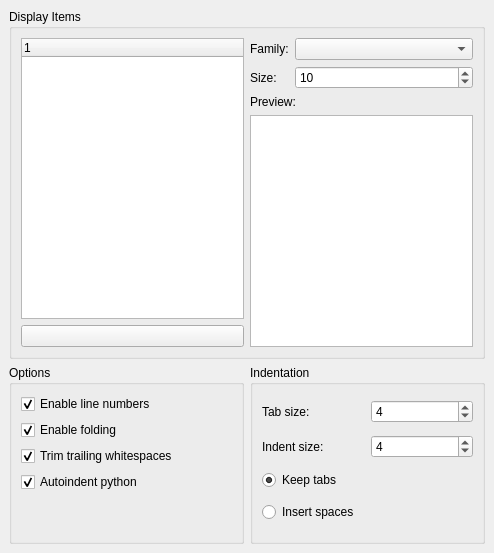
<?xml version="1.0" encoding="UTF-8"?>
<ui version="4.0">
 <class>Gui::Dialog::DlgEditorSettings</class>
 <widget class="QWidget" name="Gui::Dialog::DlgEditorSettings">
  <property name="geometry">
   <rect>
    <x>0</x>
    <y>0</y>
    <width>494</width>
    <height>553</height>
   </rect>
  </property>
  <property name="windowTitle">
   <string>Editor</string>
  </property>
  <layout class="QGridLayout">
   <property name="leftMargin">
    <number>9</number>
   </property>
   <property name="topMargin">
    <number>9</number>
   </property>
   <property name="rightMargin">
    <number>9</number>
   </property>
   <property name="bottomMargin">
    <number>9</number>
   </property>
   <property name="spacing">
    <number>6</number>
   </property>
   <item row="1" column="0">
    <widget class="QGroupBox" name="GroupBox2">
     <property name="title">
      <string>Options</string>
     </property>
     <layout class="QVBoxLayout">
      <property name="spacing">
       <number>6</number>
      </property>
      <property name="leftMargin">
       <number>9</number>
      </property>
      <property name="topMargin">
       <number>9</number>
      </property>
      <property name="rightMargin">
       <number>9</number>
      </property>
      <property name="bottomMargin">
       <number>9</number>
      </property>
      <item>
       <widget class="Gui::PrefCheckBox" name="EnableLineNumber">
        <property name="focusPolicy">
         <enum>Qt::TabFocus</enum>
        </property>
        <property name="text">
         <string>Enable line numbers</string>
        </property>
        <property name="checked">
         <bool>true</bool>
        </property>
        <property name="prefEntry" stdset="0">
         <cstring>EnableLineNumber</cstring>
        </property>
        <property name="prefPath" stdset="0">
         <cstring>Editor</cstring>
        </property>
       </widget>
      </item>
      <item>
       <widget class="Gui::PrefCheckBox" name="EnableFolding">
        <property name="text">
         <string>Enable folding</string>
        </property>
        <property name="checked">
         <bool>true</bool>
        </property>
        <property name="prefEntry" stdset="0">
         <cstring>EnableFolding</cstring>
        </property>
        <property name="prefPath" stdset="0">
         <cstring>Editor</cstring>
        </property>
       </widget>
      </item>
      <item>
       <widget class="Gui::PrefCheckBox" name="EnableTrimTrailingWhitespaces">
        <property name="focusPolicy">
         <enum>Qt::TabFocus</enum>
        </property>
        <property name="text">
         <string>Trim trailing whitespaces</string>
        </property>
        <property name="checked">
         <bool>true</bool>
        </property>
        <property name="prefEntry" stdset="0">
         <cstring>EnableTrimTrailingWhitespaces</cstring>
        </property>
        <property name="prefPath" stdset="0">
         <cstring>Editor</cstring>
        </property>
       </widget>
      </item>
      <item>
       <widget class="Gui::PrefCheckBox" name="EnableAutoIndent">
        <property name="focusPolicy">
         <enum>Qt::TabFocus</enum>
        </property>
        <property name="text">
         <string>Autoindent python</string>
        </property>
        <property name="checked">
         <bool>true</bool>
        </property>
        <property name="prefEntry" stdset="0">
         <cstring>EnableAutoIndent</cstring>
        </property>
        <property name="prefPath" stdset="0">
         <cstring>Editor</cstring>
        </property>
       </widget>
      </item>
      <item>
       <spacer>
        <property name="orientation">
         <enum>Qt::Vertical</enum>
        </property>
        <property name="sizeType">
         <enum>QSizePolicy::Ignored</enum>
        </property>
        <property name="sizeHint" stdset="0">
         <size>
          <width>20</width>
          <height>40</height>
         </size>
        </property>
       </spacer>
      </item>
     </layout>
    </widget>
   </item>
   <item row="1" column="1">
    <widget class="QGroupBox" name="groupBoxIndent">
     <property name="title">
      <string>Indentation</string>
     </property>
     <layout class="QGridLayout">
      <property name="leftMargin">
       <number>9</number>
      </property>
      <property name="topMargin">
       <number>9</number>
      </property>
      <property name="rightMargin">
       <number>9</number>
      </property>
      <property name="bottomMargin">
       <number>9</number>
      </property>
      <property name="spacing">
       <number>6</number>
      </property>
      <item row="3" column="0" colspan="2">
       <widget class="Gui::PrefRadioButton" name="radioSpaces">
        <property name="text">
         <string>Insert spaces</string>
        </property>
        <property name="prefEntry" stdset="0">
         <cstring>Spaces</cstring>
        </property>
        <property name="prefPath" stdset="0">
         <cstring>Editor</cstring>
        </property>
       </widget>
      </item>
      <item row="0" column="0">
       <widget class="QLabel" name="textLabel1">
        <property name="text">
         <string>Tab size:</string>
        </property>
       </widget>
      </item>
      <item row="0" column="1">
       <widget class="Gui::PrefSpinBox" name="tabSize">
        <property name="value">
         <number>4</number>
        </property>
        <property name="prefEntry" stdset="0">
         <cstring>TabSize</cstring>
        </property>
        <property name="prefPath" stdset="0">
         <cstring>Editor</cstring>
        </property>
       </widget>
      </item>
      <item row="1" column="0">
       <widget class="QLabel" name="textLabel2">
        <property name="text">
         <string>Indent size:</string>
        </property>
       </widget>
      </item>
      <item row="1" column="1">
       <widget class="Gui::PrefSpinBox" name="indentSize">
        <property name="value">
         <number>4</number>
        </property>
        <property name="prefEntry" stdset="0">
         <cstring>IndentSize</cstring>
        </property>
        <property name="prefPath" stdset="0">
         <cstring>Editor</cstring>
        </property>
       </widget>
      </item>
      <item row="2" column="0" colspan="2">
       <widget class="Gui::PrefRadioButton" name="radioTabs">
        <property name="text">
         <string>Keep tabs</string>
        </property>
        <property name="checked">
         <bool>true</bool>
        </property>
        <property name="prefEntry" stdset="0">
         <cstring>Tabs</cstring>
        </property>
        <property name="prefPath" stdset="0">
         <cstring>Editor</cstring>
        </property>
       </widget>
      </item>
     </layout>
    </widget>
   </item>
   <item row="0" column="0" colspan="2">
    <widget class="QGroupBox" name="GroupBox5">
     <property name="sizePolicy">
      <sizepolicy hsizetype="Preferred" vsizetype="Expanding">
       <horstretch>0</horstretch>
       <verstretch>0</verstretch>
      </sizepolicy>
     </property>
     <property name="title">
      <string>Display Items</string>
     </property>
     <layout class="QGridLayout">
      <property name="leftMargin">
       <number>9</number>
      </property>
      <property name="topMargin">
       <number>9</number>
      </property>
      <property name="rightMargin">
       <number>9</number>
      </property>
      <property name="bottomMargin">
       <number>9</number>
      </property>
      <property name="spacing">
       <number>6</number>
      </property>
      <item row="1" column="2">
       <widget class="Gui::PrefSpinBox" name="fontSize">
        <property name="sizePolicy">
         <sizepolicy hsizetype="Expanding" vsizetype="Fixed">
          <horstretch>0</horstretch>
          <verstretch>0</verstretch>
         </sizepolicy>
        </property>
        <property name="minimum">
         <number>1</number>
        </property>
        <property name="value">
         <number>10</number>
        </property>
        <property name="prefEntry" stdset="0">
         <cstring>FontSize</cstring>
        </property>
        <property name="prefPath" stdset="0">
         <cstring>Editor</cstring>
        </property>
       </widget>
      </item>
      <item row="0" column="0" rowspan="4">
       <widget class="QTreeWidget" name="displayItems">
        <property name="rootIsDecorated">
         <bool>false</bool>
        </property>
        <column>
         <property name="text">
          <string notr="true">1</string>
         </property>
        </column>
       </widget>
      </item>
      <item row="4" column="0">
       <widget class="Gui::ColorButton" name="colorButton">
        <property name="minimumSize">
         <size>
          <width>140</width>
          <height>0</height>
         </size>
        </property>
        <property name="focusPolicy">
         <enum>Qt::TabFocus</enum>
        </property>
        <property name="text">
         <string/>
        </property>
       </widget>
      </item>
      <item row="0" column="1">
       <widget class="QLabel" name="TextLabel3">
        <property name="text">
         <string>Family:</string>
        </property>
       </widget>
      </item>
      <item row="1" column="1">
       <widget class="QLabel" name="TextLabel4">
        <property name="text">
         <string>Size:</string>
        </property>
       </widget>
      </item>
      <item row="0" column="2">
       <widget class="QComboBox" name="fontFamily">
        <property name="sizePolicy">
         <sizepolicy hsizetype="Expanding" vsizetype="Fixed">
          <horstretch>0</horstretch>
          <verstretch>0</verstretch>
         </sizepolicy>
        </property>
       </widget>
      </item>
      <item row="2" column="1" colspan="2">
       <widget class="QLabel" name="label">
        <property name="sizePolicy">
         <sizepolicy hsizetype="Preferred" vsizetype="Fixed">
          <horstretch>0</horstretch>
          <verstretch>0</verstretch>
         </sizepolicy>
        </property>
        <property name="text">
         <string>Preview:</string>
        </property>
       </widget>
      </item>
      <item row="3" column="1" rowspan="2" colspan="2">
       <widget class="QTextEdit" name="textEdit1">
        <property name="tabStopWidth">
         <number>40</number>
        </property>
       </widget>
      </item>
     </layout>
    </widget>
   </item>
  </layout>
 </widget>
 <layoutdefault spacing="6" margin="11"/>
 <customwidgets>
  <customwidget>
   <class>Gui::ColorButton</class>
   <extends>QPushButton</extends>
   <header>Gui/Widgets.h</header>
  </customwidget>
  <customwidget>
   <class>Gui::PrefCheckBox</class>
   <extends>QCheckBox</extends>
   <header>Gui/PrefWidgets.h</header>
  </customwidget>
  <customwidget>
   <class>Gui::PrefSpinBox</class>
   <extends>QSpinBox</extends>
   <header>Gui/PrefWidgets.h</header>
  </customwidget>
  <customwidget>
   <class>Gui::PrefRadioButton</class>
   <extends>QRadioButton</extends>
   <header>Gui/PrefWidgets.h</header>
  </customwidget>
 </customwidgets>
 <tabstops>
  <tabstop>fontFamily</tabstop>
  <tabstop>EnableLineNumber</tabstop>
  <tabstop>EnableFolding</tabstop>
  <tabstop>EnableTrimTrailingWhitespaces</tabstop>
  <tabstop>EnableAutoIndent</tabstop>
  <tabstop>tabSize</tabstop>
  <tabstop>indentSize</tabstop>
  <tabstop>colorButton</tabstop>
 </tabstops>
 <resources/>
 <connections/>
</ui>
